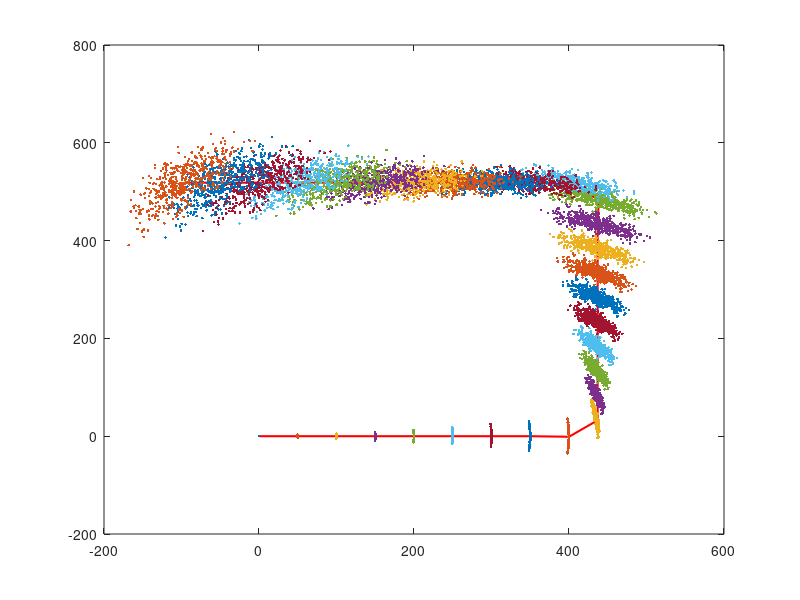

Reproduce this figure in MATLAB.
%Algolrithm motion_model_odometry with Normal Distribution Noise

clc
close all

%Initial setting of mobile robot
x = 100;
y =100;
theta = pi/4;

a1 = 0.000005;
a2 = 0.000005;
a3 = 0.000005;
a4 = 0.000005;

trajectory_data = zeros(3,500,30);
odom = zeros(3,30);
odom(:,:) = NaN;
odom(:,1:3)= 0;

trajectory_data(:,:,:) = NaN;
trajectory_data(:,:,1) = 0;

n = 1;
t = 2;

while (t <= 30 )
    

if t < 10
    delta_rot1 = 0;

    delta_trans =50;

    delta_rot2 = 0;
 

elseif (t >= 10)&&(t < 12)
    delta_rot1 = 0;

    delta_trans = 50;

    delta_rot2 = pi/4;
    
 
    
    
elseif (t >= 12)&&(t < 20)
    delta_rot1 = 0;

    delta_trans = 50;

    delta_rot2 = 0;

 

    
elseif (t >= 20)&&(t < 22)
    delta_rot1 = 0;

    delta_trans = 50;

    delta_rot2 = pi/4;
    
    
elseif (t >= 22)&&(t <= 30)
    delta_rot1 = 0;

    delta_trans = 50;

    delta_rot2 = 0;
    
 
end


for n = 1: 500
    
delta_rot1_noise = delta_rot1 - normrnd(0,(a1*delta_rot1^2 + a2*delta_trans^2));

delta_trans_noise = delta_trans - normrnd(0,(a3*delta_trans^2 + a4*delta_rot1^2 + a4*delta_rot2^2));

delta_rot2_noise = delta_rot2 - normrnd(0,(a1*delta_rot2^2 + a2*delta_trans^2));


x = trajectory_data(1,n,t-1) + delta_trans_noise * cos(theta + delta_rot1_noise);

y = trajectory_data(2,n,t-1) + delta_trans_noise * sin(theta + delta_rot1_noise);

theta = trajectory_data(3,n,t-1) + delta_rot1_noise + delta_rot2_noise;


trajectory_data(1,n,t) = x;

trajectory_data(2,n,t) = y;

trajectory_data(3,n,t) = theta;


n = n + 1;

end



t = t + 1;


if t < 10
    
    delta_rot1 = 0;

    delta_trans =50;

    delta_rot2 = 0;
    
    odom(1,t) = odom(1,t-1) + delta_trans;
    
    odom(2,t) = odom(2,t-1);
    
    odom(3,t) = odom(3,t-1) + delta_rot1 + delta_rot2;

elseif (t >= 10)&&(t < 12)
    delta_rot1 = 0;

    delta_trans = 50;

    delta_rot2 = deg2rad(45);
    
    odom(1,t) = odom(1,t-1) + delta_trans * cos(theta + delta_rot1);

    odom(2,t) = odom(2,t-1) + delta_trans * sin(theta + delta_rot1);
    
    odom(3,t) = odom(3,t-1) + delta_rot1 + delta_rot2;
    
    
elseif (t >= 12)&&(t < 20)
    delta_rot1 = 0;

    delta_trans = 50;

    delta_rot2 = 0;

    odom(1,t) = odom(1,t-1);

    odom(2,t) = odom(2,t-1) + delta_trans;
    
    odom(3,t) = odom(3,t-1) + delta_rot1 + delta_rot2;

    
elseif (t >= 20)&&(t < 22)
    delta_rot1 = 0;

    delta_trans = 50;

    delta_rot2 = deg2rad(45);
        
    odom(1,t) = odom(1,t-1) + delta_trans * cos(theta + delta_rot1);

    odom(2,t) = odom(2,t-1) + delta_trans * sin(theta + delta_rot1);
    
    odom(3,t) = odom(3,t-1) + delta_rot1 + delta_rot2;
    
    
elseif (t >= 22)&&(t <= 31)
    delta_rot1 = 0;

    delta_trans = 50;

    delta_rot2 = 0;
    
    odom(1,t) = odom(1,t-1) + delta_trans * cos(-pi);

    odom(2,t) = odom(2,t-1);
    
    odom(3,t) = odom(3,t-1) + delta_rot1 + delta_rot2;
end
end

plot(odom(1,:),odom(2,:),'r','LineWidth',1.5);
pause(3);
hold on 

for m = 1:30
  scatter(trajectory_data(1,5:500,m),trajectory_data(2,5:500,m),'.');
  pause(1);
  hold on
end

%  pause(0.);
% 
% hold on
